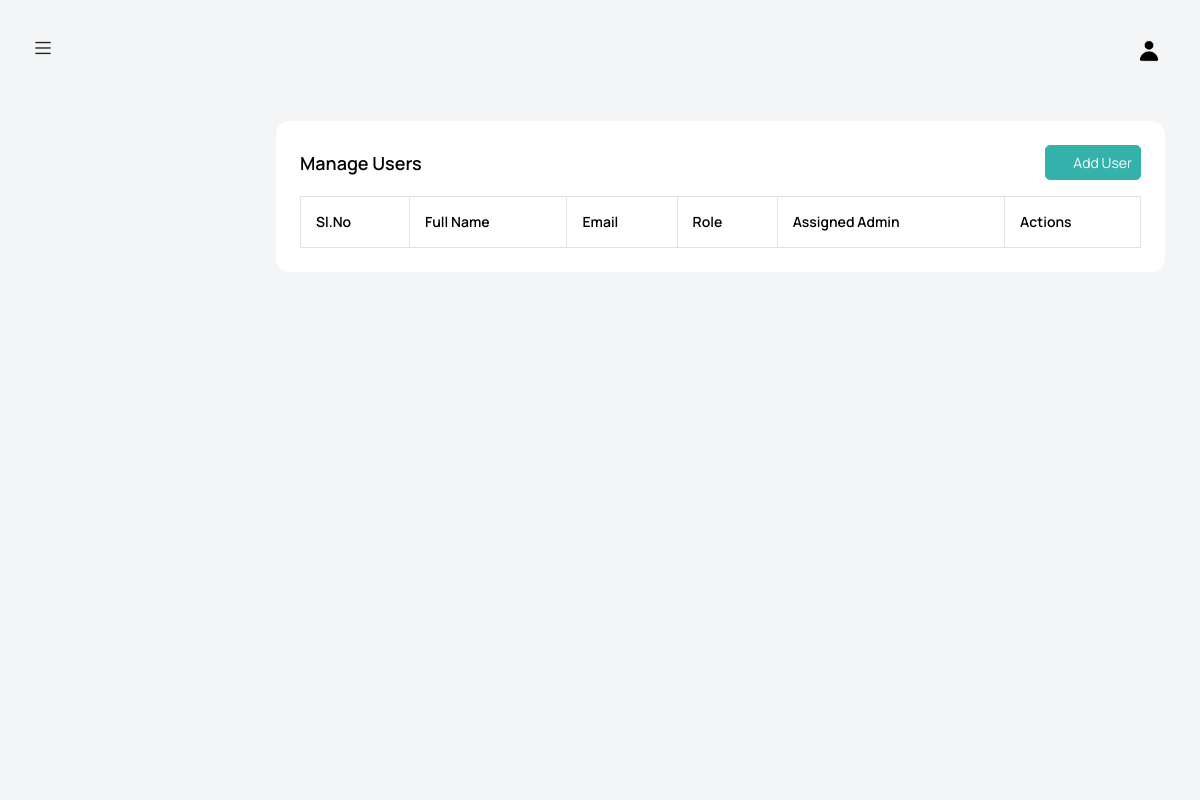
/manage_users/ (signed in), run on an earlier commit of the app's database.
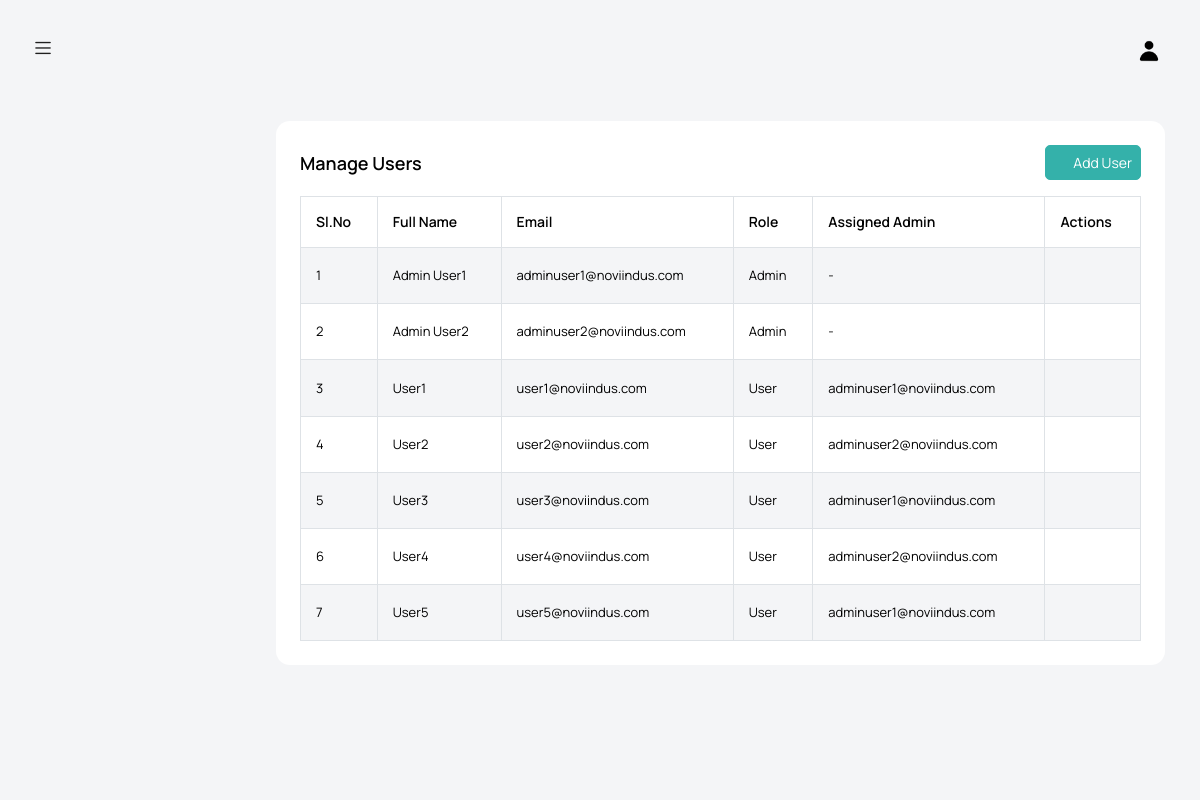
And on a later commit of the database.
### apis/models.py (models this page shows, shortened)
class User(AbstractBaseUser, PermissionsMixin):
    ROLE_CHOICES = [
        (USER, 'User'),
        (ADMIN, 'Admin'),
        (SUPER_ADMIN, 'SuperAdmin'),
    ]
    email = models.EmailField(_('email address'), unique=True)
    first_name = models.CharField(_('first name'), max_length=30)
    last_name = models.CharField(_('last name'), max_length=30, blank=True)
    assigned_admin = models.ForeignKey(
        'self',
        on_delete=models.SET_NULL,
        null=True,
        blank=True,
        related_name='assigned_users',
        limit_choices_to={'role': ADMIN}
    )
    is_active = models.BooleanField(_('active'), default=True)
    is_staff = models.BooleanField(_('staff status'), default=False)
    is_superuser = models.BooleanField(_('superuser status'), default=False)
    role = models.CharField(max_length=20, choices=ROLE_CHOICES)
    date_joined = models.DateTimeField(_('date joined'), auto_now_add=True)
    updated_at = models.DateTimeField(_('date updated'), auto_now=True)
    groups = models.ManyToManyField(
        'auth.Group',
        related_name='customuser_set',
        blank=True,
        help_text='The groups this user belongs to',
    )
    user_permissions = models.ManyToManyField(
        'auth.Permission',
        related_name='customuser_permissions_set',
        blank=True,
        help_text='Specific permissions for this user',
    )
    objects = CustomUserManager()
    USERNAME_FIELD = 'email'
    REQUIRED_FIELDS = ['first_name', 'role']
    def is_superadmin(self):
        return self.role == SUPER_ADMIN
    @property
    def title(self):
        return f"{self.first_name} {self.last_name}"  if self.last_name else self.first_name

### admin_interface/views.py (the view)
# urls.py: path('manage_users/', ManageUsersView.as_view(), name='manage_users'),
class ManageUsersView(RoleRequiredMixin, TemplateView):
    template_name = "manage_users.html"
    allowed_roles = [SUPER_ADMIN]
    def get_context_data(self, **kwargs):
        context = super().get_context_data(**kwargs)
        all_users = User.objects.exclude(is_superuser=True, id=self.request.user.id)
        admin_users = User.objects.filter(role=ADMIN)
        user_role_choices = [(USER, 'User'), (ADMIN, 'Admin')]
        context['all_users'] = all_users
        context['choices'] = user_role_choices
        context['admin_users'] = admin_users
        return context

### admin_interface/permissions_mixin.py (called while the page is built)
    def dispatch(self, request, *args, **kwargs):
        if not request.user.is_authenticated:
            return self.handle_no_permission()
        if request.user.is_superadmin():
            user_role = SUPER_ADMIN
        elif request.user.is_admin():
            user_role = ADMIN
        elif request.user.is_user():
            user_role = USER
        else:
            user_role = None
        if self.allowed_roles and user_role not in self.allowed_roles:
            raise PermissionDenied
        return super().dispatch(request, *args, **kwargs)

### admin_interface/templates/manage_users.html (shortened to what this page needs)
{% extends 'base.html' %}
{% load static %}
{% block head %}
<link rel="stylesheet" href="https://cdn.datatables.net/1.13.6/css/jquery.dataTables.min.css">
{% endblock %}
{% block content %}
<div class="col-12">
  <div class="card">
    <div class="card-body">
      <div class="d-flex justify-content-between align-items-center mb-3">
        <h4 class="card-title mb-0">Manage Users</h4>
        <button type="button" class="btn btn-success" data-bs-toggle="modal" data-bs-target="#addUserModal" style="padding: 8px;">
          <i class="mdi mdi-account-plus me-1"></i> Add User
        </button>
      </div>
      <div class="table-responsive">
        <table id="usersTable" class="table table-striped table-bordered">
          <thead>
            <tr>
              <th>Sl.No</th>
              <th>Full Name</th>
              <th>Email</th>
              <th>Role</th>
              <th>Assigned Admin</th>
              <th>Actions</th>
            </tr>
          </thead>
          <tbody>
            {% for user in all_users %}
            <tr>
              <td>{{ forloop.counter }}</td>
              <td>{{ user.title }}</td>
              <td>{{ user.email }}</td>
              <td>{{ user.get_role_display }}</td>
              <td>
                {% if user.assigned_admin %}
                    {{ user.assigned_admin.email }}
                {% else %}
                    -
                {% endif %}
              </td>
              <td>
                <i class="mdi mdi-pencil text-muted edit-user"
                   title="Edit"
                   style="cursor: pointer; font-size: 1.2rem;"
                   data-bs-toggle="modal"
                   data-bs-target="#editUserModal"
                   data-user-id="{{ user.id }}"
                   data-user-first_name="{{ user.first_name }}"
                   data-user-last_name="{{ user.last_name }}"
                   data-user-email="{{ user.email }}"
                   data-user-role="{{ user.role }}"
                   data-user-admin="{{ user.assigned_admin.id|default:'' }}"></i>
                <i class="mdi mdi-delete text-danger ms-3 delete-user"
                   title="Delete"
                   style="cursor: pointer; font-size: 1.2rem;"
                   data-bs-toggle="modal"
                   data-bs-target="#deleteUserModal"
                   data-user-id="{{ user.id }}"
                   data-user-name="{{ user.title }}"></i>
              </td>
            </tr>
            {% endfor %}
          </tbody>
        </table>
      </div>
    </div>
  </div>
</div>
<div aria-live="polite" aria-atomic="true" class="toast-container position-fixed top-0 end-0 p-3" style="z-index: 9999; right: 0; top: 0;">
</div>
{% endblock %}

### admin_interface/templates/base.html (shortened to what this page needs)
{% load static %}
<!DOCTYPE html>
<html lang="en">
  <head>
    <link rel="stylesheet" href="{% static 'assets/vendors/feather/feather.css' %}">
    <link rel="stylesheet" href="{% static 'assets/vendors/mdi/css/materialdesignicons.min.css' %}">
    <link rel="stylesheet" href="{% static 'assets/vendors/ti-icons/css/themify-icons.css' %}">
    <link rel="stylesheet" href="{% static 'assets/vendors/font-awesome/css/font-awesome.min.css' %}">
    <link rel="stylesheet" href="{% static 'assets/vendors/typicons/typicons.css' %}">
    <link rel="stylesheet" href="{% static 'assets/vendors/simple-line-icons/css/simple-line-icons.css' %}">
    <link rel="stylesheet" href="{% static 'assets/vendors/css/vendor.bundle.base.css' %}">
    <link rel="stylesheet" href="{% static 'assets/vendors/bootstrap-datepicker/bootstrap-datepicker.min.css' %}">
    <link rel="stylesheet" href="{% static 'assets/vendors/datatables.net-bs4/dataTables.bootstrap4.css' %}">
    <link rel="stylesheet" type="text/css" href="{% static 'assets/js/select.dataTables.min.css' %}">
    <link rel="stylesheet" href="{% static 'assets/css/style.css' %}">
    {% block head %}
    {% endblock %}
  </head>
  {% if user.is_authenticated %}
  <body class="with-welcome-text">
      <nav class="navbar default-layout col-lg-12 col-12 p-0 fixed-top d-flex align-items-top flex-row">
        <div class="text-center navbar-brand-wrapper d-flex align-items-center justify-content-start">
          <div class="me-3">
            <button class="navbar-toggler navbar-toggler align-self-center" type="button" data-bs-toggle="minimize">
              <span class="icon-menu"></span>
            </button>
          </div>
        </div>
        <div class="navbar-menu-wrapper d-flex align-items-top">
          <ul class="navbar-nav ms-auto">
            <li class="nav-item dropdown d-none d-lg-block user-dropdown">
              <a class="nav-link" id="UserDropdown" href="#" data-bs-toggle="dropdown" aria-expanded="false">
                <img class="img-xs rounded-circle" src="{% static 'assets/images/default_user.png' %}" alt="Profile image"> </a>
            </li>
          </ul>
        </div>
      </nav>
      <div class="container-fluid page-body-wrapper">
        <nav class="sidebar sidebar-offcanvas" id="sidebar">
        </nav>
        <div class="main-panel">
          <div class="content-wrapper">
            <div class="row">
              {% block content %}
              {% endblock %}
            </div>
          </div>
        </div>
      </div>
  </body>
  {% endif %}
</html>

What changed in the data, as far as the page shows it:
added User: title "Admin User1", email "adminuser1@noviindus.com", role "Admin"
added User: title "Admin User2", email "adminuser2@noviindus.com", role "Admin"
added User: title "User1", email "user1@noviindus.com", role "User", assigned_admin.email "adminuser1@noviindus.com"
added User: title "User2", email "user2@noviindus.com", role "User", assigned_admin.email "adminuser2@noviindus.com"
added User: title "User3", email "user3@noviindus.com", role "User", assigned_admin.email "adminuser1@noviindus.com"
added User: title "User4", email "user4@noviindus.com", role "User", assigned_admin.email "adminuser2@noviindus.com"
added User: title "User5", email "user5@noviindus.com", role "User", assigned_admin.email "adminuser1@noviindus.com"
